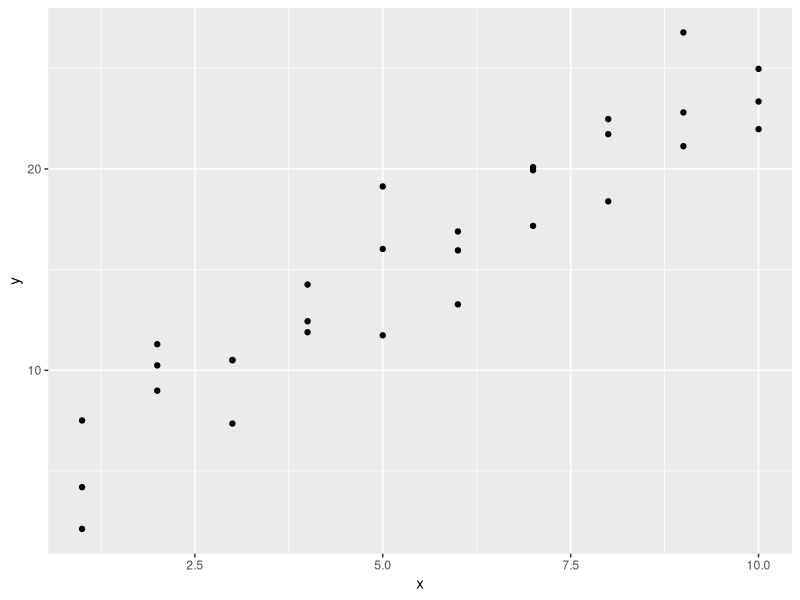
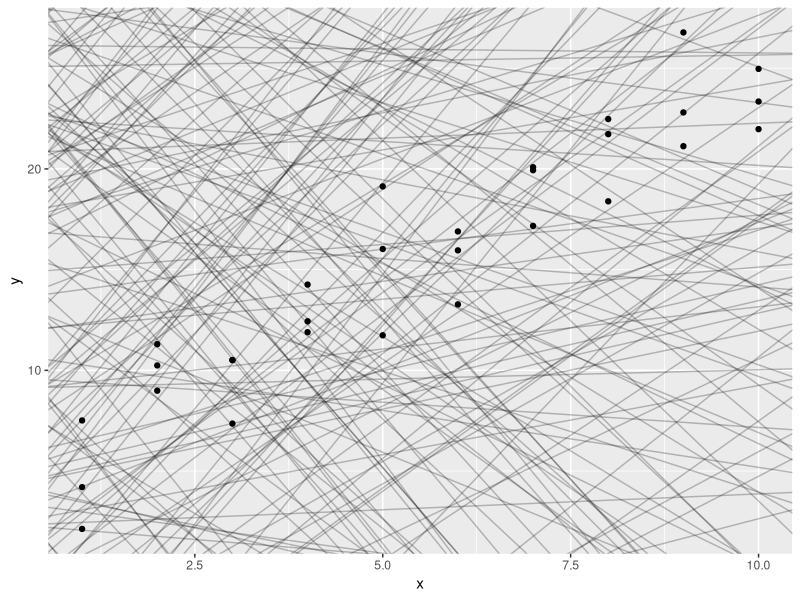
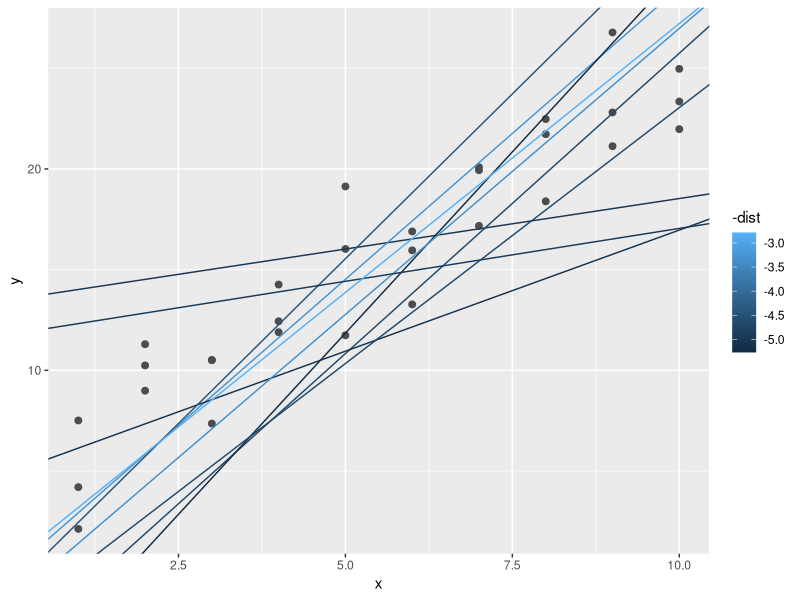
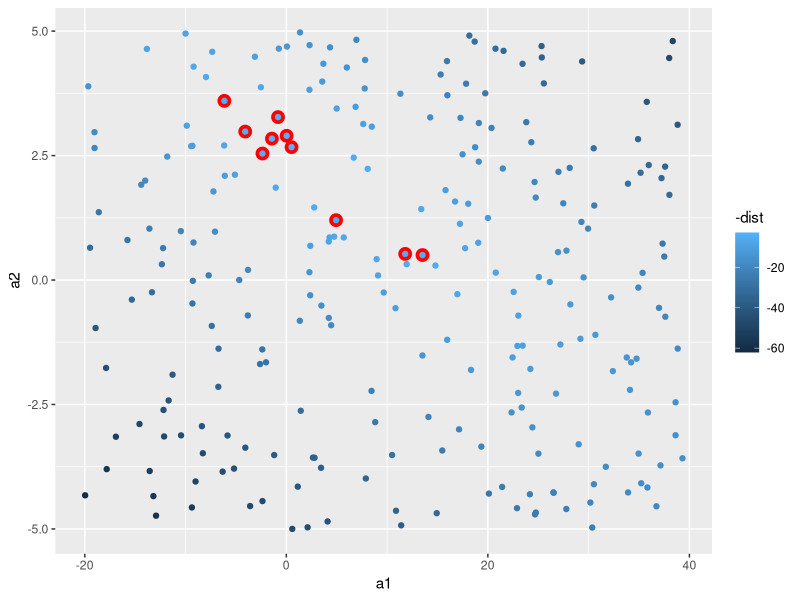
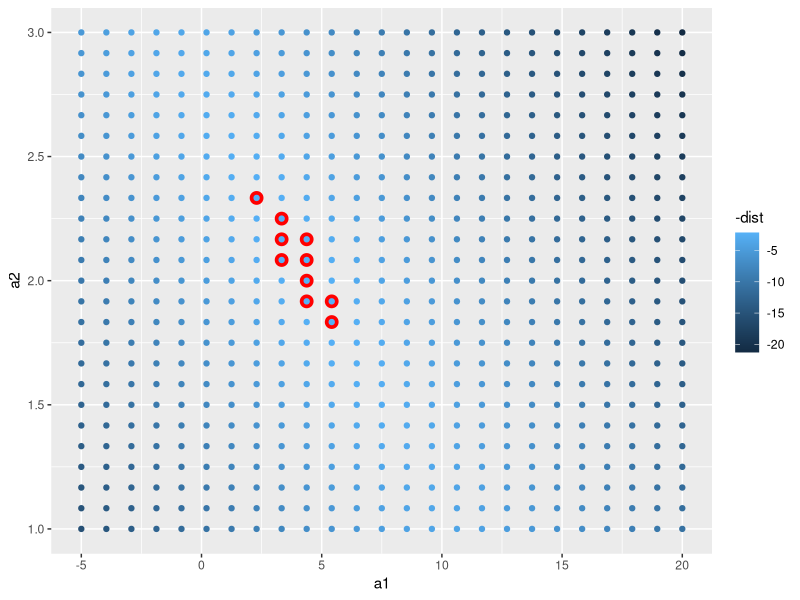
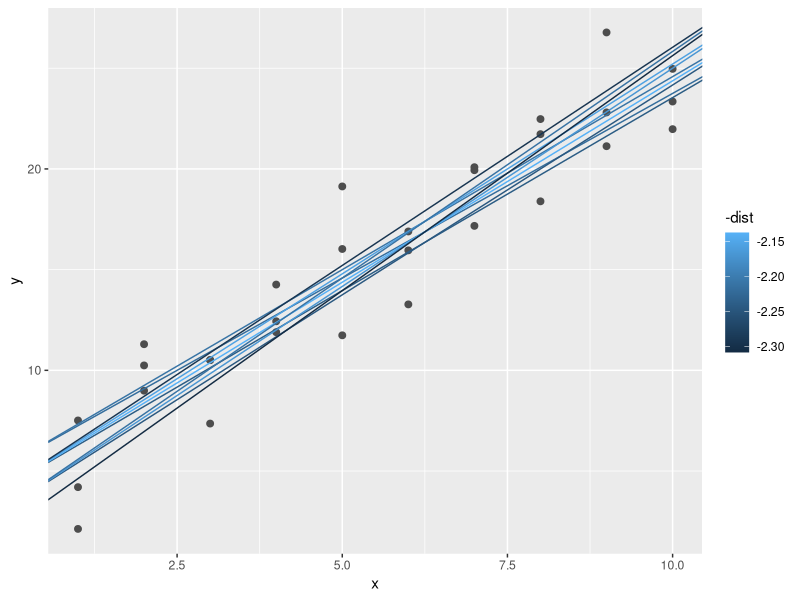
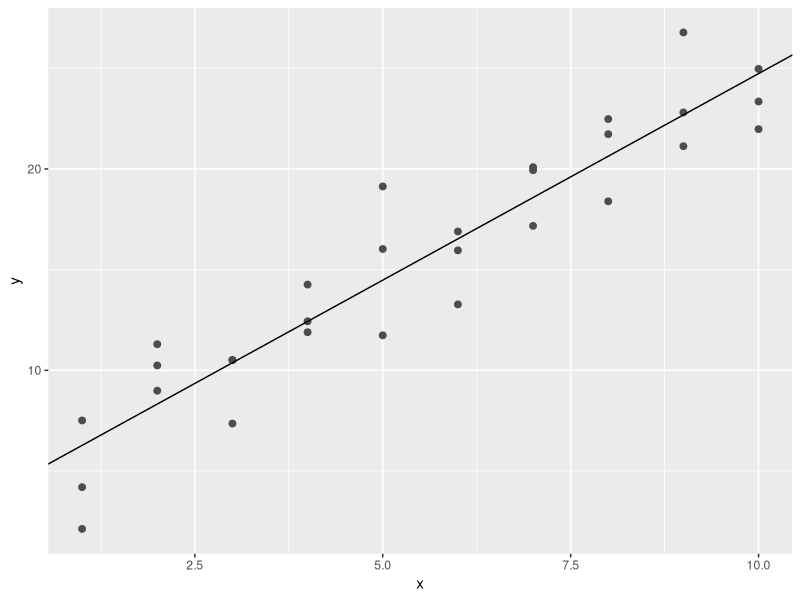
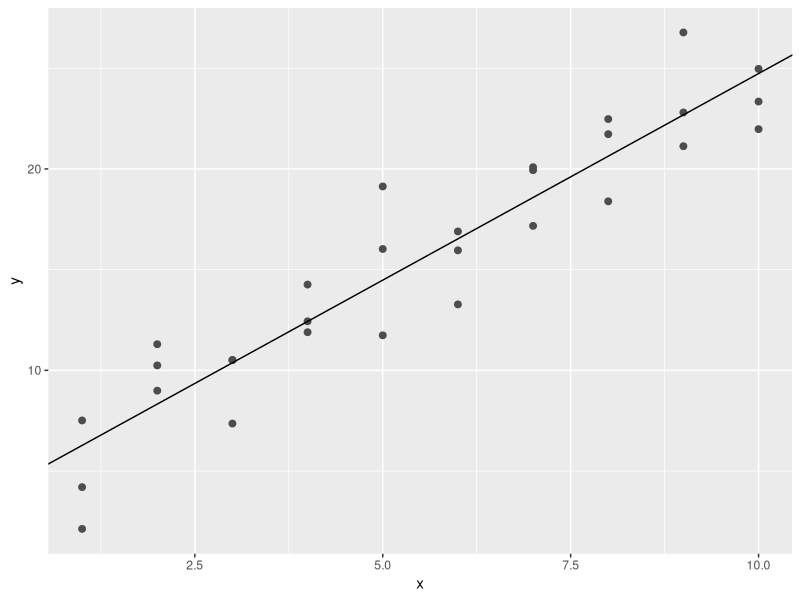

Source code (R) for these figures, in order: (Note: this script raises an error after producing the figures.)
## MODEL BASICS WITH MODELR

library(tidyverse)
library(modelr)
options(na.action = na.warn)

## A simple model

ggplot(sim1, aes(x,y)) + geom_point()
models <- tibble(a1 = runif(250,-20,40), a2 = runif(250,-5,5))
ggplot(sim1, aes(x,y)) + geom_abline(aes(intercept = a1, slope = a2), data = models, alpha = 1/4) + geom_point()
model1 <- function(a, data) {a[1] + data$x * a[2]} 
model1(c(7, 1.5), sim1)
measure_distance <- function(mod, data) {diff <- data$y - model1(mod, data) 
                                         sqrt(mean(diff ^ 2))} 
measure_distance(c(7, 1.5), sim1) 
sim1_dist <- function(a1, a2) {measure_distance(c(a1, a2), sim1)}

models <- models %>% 
  mutate(dist = purrr::map2_dbl(a1,a2, sim1_dist))
models
ggplot(sim1, aes(x, y)) + geom_point(size = 2, color = "grey30") + geom_abline(aes(intercept = a1, slope = a2, color = -dist), data = filter(models, rank(dist) <= 10))
ggplot(models, aes(a1, a2)) +  geom_point(data = filter(models, rank(dist) <= 10), size = 4, color = "red") +  geom_point(aes(colour = -dist))
grid <- expand.grid(a1 = seq(-5, 20, length = 25),  
                    a2 = seq(1, 3, length = 25)) %>%  
  mutate(dist = purrr::map2_dbl(a1, a2, sim1_dist))
grid %>%  
  ggplot(aes(a1, a2)) +  geom_point(data = filter(grid, rank(dist) <= 10), size = 4, colour = "red") +  geom_point(aes(color = -dist))
ggplot(sim1, aes(x, y)) +  geom_point(size = 2, color = "grey30") +  geom_abline(aes(intercept = a1, slope = a2, color = -dist),    data = filter(grid, rank(dist) <= 10)  )
best <- optim(c(0, 0), measure_distance, data = sim1) 
best$par 
ggplot(sim1, aes(x, y)) +  geom_point(size = 2, color = "grey30") +  geom_abline(intercept = best$par[1], slope = best$par[2])
sim1_mod <- lm(y ~ x, data = sim1) 
yeet <- coef(sim1_mod) 
ggplot(sim1, aes(x, y)) +  geom_point(size = 2, color = "grey30") +  geom_abline(intercept = yeet[1], slope = yeet[2])

## Exercise
sim1a <- tibble(x = rep(1:10, each = 3),  y = x * 1.5 + 6 + rt(length(x), df = 2))
sim1a_mod <- lm(y ~ x, data = sim1a)
yeet1 <- coef(sim1a_mod)
ggplot(sim1a, aes(x,y)) + geom_point(size = 2, color = "blue") + geom_abline(intercept = yeet1[1], slope = yeet[2])
measure_distance <- function(mod, data) {diff <- data$y - model1(mod, data)  
                                         mean(abs(diff))}
best1 <- optim(c(0,0), measure_distance, data = sim1a)
best1$par
yeet1
ggplot(sim1a, aes(x,y)) + geom_point(size = 2, color = "blue") + geom_abline(intercept = c(yeet1[1],best1$par[1]), slope = c(yeet1[2],best1$par[2]))
## They are relatively close


## VISUALIZING MODELS

## Predictions
grid <- sim1 %>%
  data_grid(x) 
grid 
grid <- grid %>%  
  add_predictions(sim1_mod) 
grid 
ggplot(sim1, aes(x)) +  geom_point(aes(y = y)) + geom_line(aes(y = pred), data = grid, colour = "red", size = 1)

## Residuals
sim1 <- sim1 %>%  
  add_residuals(sim1_mod) 
sim1 
ggplot(sim1, aes(resid)) +  geom_freqpoly(binwidth = 0.5)
ggplot(sim1, aes(x, resid)) +  geom_ref_line(h = 0) +  geom_point()

## Exercise
sim1_mod2 <- loess(y ~ x, data = sim1)
yeet <- coef(sim1_mod2)
ggplot(sim1, aes(x,y)) + geom_point(size = 2, color = "blue") + geom_abline(yeet[1], yeet[2]) + coord_cartesian(xlim = c(0,10), ylim = c(0,30))
grid2 <- sim1 %>% 
  data_grid(x)
grid2
grid2 <- grid2 %>% 
  add_predictions(sim1_mod2)
grid2
sim1b <- sim1 %>% 
  add_residuals(sim1_mod2)
sim1b
ggplot(sim1b, aes(resid)) + geom_freqpoly(binwidth = 0.5)
ggplot(sim1b, aes(x,resid)) + geom_ref_line(h = 0) + geom_point()

## FORMULAS AND MODEL FAMILIES
df <- tribble(~y, ~x1, ~x2,  
              4, 2, 5,  
              5, 1, 6)
model_matrix(df, y ~ x1 - 1)                
model_matrix(df, y ~ x1 + x2)

## CATEGORICAL VARIABLES
df <- tribble( ~ sex, ~ response,  
                "male", 1,  
                "female", 2,  
                "male", 1) 
model_matrix(df, response ~ sex) 
ggplot(sim2) +  geom_point(aes(x, y))
mod2 <- lm(y ~ x, data = sim2)
grid <- sim2 %>%  
  data_grid(x) %>%  
  add_predictions(mod2) 
grid 
ggplot(sim2, aes(x)) + geom_point(aes(y = y)) +  geom_point(data = grid, aes(y = pred), color = "red", size = 4)
tibble(x = "e") %>% 
  add_predictions(mod2)

## INTERACTIONS (CONTINUOUS AND CATEGORICAL)
ggplot(sim3, aes(x1, y)) + geom_point(aes(color = x2))
mod1 <- lm(y ~ x1 + x2, data = sim3)
mod2 <- lm(y ~ x1*x2, data = sim3)
grid <- sim3 %>%  
  data_grid(x1, x2) %>% 
  gather_predictions(mod1, mod2) 
grid 
ggplot(sim3, aes(x1, y, color = x2)) + geom_point() + geom_line(data = grid, aes(y = pred)) + facet_wrap(~model)

sim3 <- sim3 %>%  
  gather_residuals(mod1, mod2)
ggplot(sim3, aes(x1, resid, color = x2)) + geom_point() + facet_grid(model ~ x2)

## INTERACTIONS BETWEEN TWO CONTINUOUS
mod1 <- lm(y ~ x1 + x2, data = sim4) 
mod2 <- lm(y ~ x1 * x2, data = sim4)
grid <- sim4 %>% 
  data_grid(x1 = seq_range(x1, 5),
            x2 = seq_range(x2, 5)) %>%  
  gather_predictions(mod1, mod2) 
seq_range(c(0.0123, 0.923423), n = 5) ## creates five equally spaced values between 0.0123 and 0.923423 also including 0.0123 and 0.923423
seq_range(c(0.0123, 0.923423), n = 5, pretty = TRUE)
x1 <- rcauchy(100) 
seq_range(x1, n = 5) 
seq_range(x1, n = 5, trim = 0.10) ## trim is used to trim out a certain percentage of the values that are on the edges
seq_range(x1, n = 5, trim = 0.25)
seq_range(x1, n = 5, trim = 0.50) 

x2 <- c(0, 1)
seq_range(x2, n = 5) 
seq_range(x2, n = 5, expand = 0.10) ## expand expands the range by a certain percentage 
seq_range(x2, n = 5, expand = 0.25) 
seq_range(x2, n = 5, expand = 0.50)
ggplot(grid, aes(x1, x2)) +  geom_tile(aes(fill = pred)) +  facet_wrap(~ model)
ggplot(grid, aes(x1, pred, color = x2, group = x2)) +  geom_line() +  facet_wrap(~ model) 
ggplot(grid, aes(x2, pred, color = x1, group = x1)) +  geom_line() +  facet_wrap(~ model)
ggplot(grid, aes(x2, pred, color = x1, group = x1)) +  geom_line() +  facet_wrap(~ model)

## TRANSFORMATIONS
df <- tribble(~y, ~x,   
              1,  1,   
              2,  2,   
              3,  3) 
model_matrix(df, y ~ x^2 + x)
model_matrix(df, y ~ I(x^2) + x)
model_matrix(df, y ~ poly(x, 2)) 
library(splines) 
model_matrix(df, y ~ ns(x, 2))
sim5 <- tibble(x = seq(0, 3.5 * pi, length = 50),  y = 4 * sin(x) + rnorm(length(x)))
ggplot(sim5, aes(x, y)) +  geom_point()
mod1 <- lm(y ~ ns(x, 1), data = sim5) 
mod2 <- lm(y ~ ns(x, 2), data = sim5) 
mod3 <- lm(y ~ ns(x, 3), data = sim5) 
mod4 <- lm(y ~ ns(x, 4), data = sim5) 
mod5 <- lm(y ~ ns(x, 5), data = sim5)
grid <- sim5 %>%  
  data_grid(x = seq_range(x, n = 50, expand = 0.1)) %>%  
  gather_predictions(mod1, mod2, mod3, mod4, mod5, .pred = "y")
ggplot(sim5, aes(x, y)) +  geom_point() +  geom_line(data = grid, color = "red") +  facet_wrap(~ model)

## MISSING VALUES
df <- tribble(~x, ~y,  
              1, 2.2,  
              2, NA,  
              3, 3.5,  
              4, 8.3,  
              NA, 10)
mod <- lm(y ~ x, data = df) 
mod <- lm(y ~ x, data = df, na.action = na.exclude) ## USED TO SUPPRESS WARNINGS
nobs(mod) ## reports the number of observations that were used

